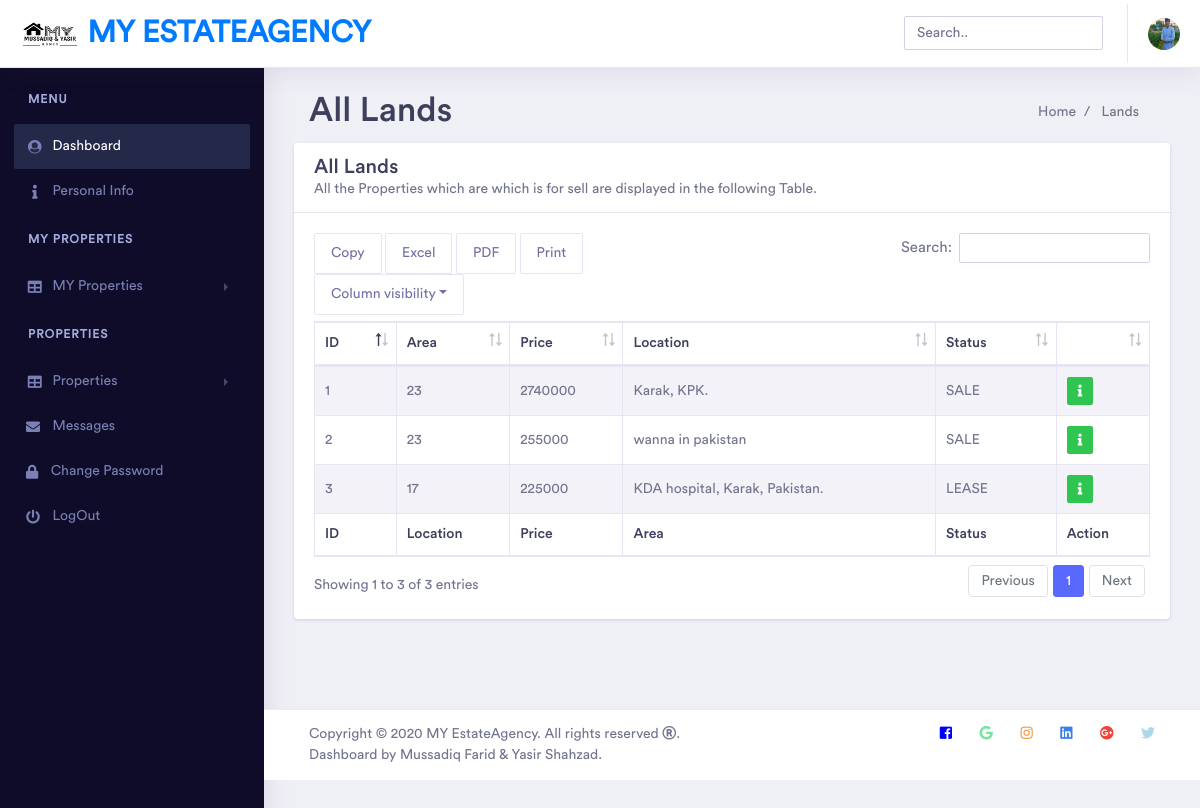
The app's page /user/Lands.php (signed in) with its own data.
### tables this page shows
CREATE TABLE `users` (
  `id` int(11) NOT NULL,
  `Name` varchar(100) NOT NULL,
  `F_name` varchar(100) NOT NULL,
  `Address` varchar(255) NOT NULL,
  `cnic_no` varchar(20) NOT NULL,
  `contact_no` varchar(20) NOT NULL,
  `user_status` varchar(20) NOT NULL DEFAULT '1',
  `email` varchar(255) NOT NULL,
  `password` varchar(100) NOT NULL,
  `image` varchar(255) NOT NULL
);

CREATE TABLE `lands` (
  `id` int(11) NOT NULL,
  `area` varchar(100) NOT NULL,
  `price` varchar(100) NOT NULL,
  `status` varchar(55) NOT NULL,
  `pic` varchar(255) NOT NULL,
  `pic2` varchar(255) NOT NULL,
  `location` varchar(255) NOT NULL,
  `discription` varchar(255) NOT NULL,
  `Date` datetime NOT NULL,
  `u_id` int(11) NOT NULL
);

### user/include/session.php (called while the page is built, shortened)
<?php
	include("include/dbconn.php");
	if(isset($_SESSION['user_id']))
	{
		$user_id = $_SESSION['user_id'];
		$query="SELECT * FROM `users` WHERE `id`='$user_id'";
		$data=mysqli_query($con,$query);
		if($data == true)
		{
			$result=mysqli_fetch_assoc($data);
		}
		else
		{
			echo " Something went wrong!";
		}
	}
	else
	{
		header("location:../signin.php");
	}
?>

### user/Lands.php (the view, shortened to what this page needs)
<?php
	include_once ('include/session.php');
	include_once 'include/head.php';
?>
    <link rel="stylesheet" type="text/css" href="../admin/assets/datatables/css/dataTables.bootstrap4.css">
    <link rel="stylesheet" type="text/css" href="../admin/assets/datatables/css/buttons.bootstrap4.css">
    <link rel="stylesheet" type="text/css" href="../admin/assets/datatables/css/select.bootstrap4.css">
    <link rel="stylesheet" type="text/css" href="../admin/assets/datatables/css/fixedHeader.bootstrap4.css">
</head>
<body>
    <div class="dashboard-main-wrapper">
        <?php
			include_once 'include/header.php';
			include_once 'include/sidebar.php';
		?>
        <div class="dashboard-wrapper">
            <div class="container-fluid dashboard-content">
					<div class="content-header">
					  <div class="container-fluid">
						<div class="row mb-2">
						  <div class="col-sm-6">
							<h1 class="m-0 text-dark">All Lands</h1>
						  </div>
						  <div class="col-sm-6">
							<ol class="breadcrumb float-sm-right">
							  <li class="breadcrumb-item"><a href="user_dashboard.php">Home</a></li>
							  <li class="breadcrumb-item active"> Lands </li>
							</ol>
						  </div>
						</div>
					  </div>
					</div>
				<div class="row">
                    <div class="col-xl-12 col-lg-12 col-md-12 col-sm-12 col-12">
                        <div class="card">
                            <div class="card-header">
                                <h3 class="mb-0"> All Lands</h3>
                                <p> All the Properties which are which is for sell are displayed in the following Table.</p>
                            </div>
                            <div class="card-body">
                                <div class="table-responsive">
                                    <table id="example" class="table table-striped table-bordered second" style="width:100%">
                                        <thead>
                                            <tr>
                                                <th>ID</th>
                                                <th>Area</th>
                                                <th>Price</th>
                                                <th>Location</th>
                                                <th>Status</th>
                                                <th> </th>
                                            </tr>
                                        </thead>
                                        <tbody>
                                            <?php
												$query="SELECT * FROM `lands`";
												$run=mysqli_query($con,$query);
												if(mysqli_num_rows($run)<1)
												{
													echo " <tr> <td colspan='7'> No Record Found  </td> </tr>";
												}
												else
												{
													$count=0;
													while($data = mysqli_fetch_assoc($run))
													{
														$count++;
											?>
														<tr>
															<td> <?php echo $count; ?> </td>
															<td> <?php echo $data['area']; ?> </td>
															<td> <?php echo $data['price']; ?> </td>
															<td> <?php echo $data['location']; ?> </td>
															<td> <?php echo $data['status']; ?> </td>
															<td>
															  <a href="land details.php?l_id=<?php echo $data['id'];?>" class="btn btn-xs btn-success editbtn"><span class="fa fa-info"></span>  </a>
															</td>
														</tr>
											<?php
													}
												}
											?>
                                        </tbody>
                                        <tfoot>
                                            <tr>
                                                <th>ID</th>
                                                <th>Location</th>
                                                <th>Price</th>
                                                <th>Area</th>
                                                <th>Status</th>
                                                <th> Action </th>
                                            </tr>
                                        </tfoot>
                                    </table>
                                </div>
                            </div>
                        </div>
                    </div>
				</div>
			</div>
			<?php
				include_once 'include/footer.php';
			?>
        </div>
    </div>
</body>
</html>

### user/include/header.php (shortened to what this page needs)
 <div class="dashboard-header">
    <nav class="navbar navbar-expand-lg bg-white fixed-top">
        <a class="navbar-brand" href="dashboard.php"> <img src="../images/logo.png" width="60" height="40"> MY EstateAgency</a>
        <div class="collapse navbar-collapse " id="navbarSupportedContent">
            <ul class="navbar-nav ml-auto navbar-right-top">
                <li class="nav-item">
                    <div id="custom-search" class="top-search-bar">
                        <input class="form-control" type="text" placeholder="Search..">
                    </div>
                </li>
                <li class="nav-item dropdown nav-user">
                    <a class="nav-link nav-user-img" href="#" id="navbarDropdownMenuLink2" data-toggle="dropdown" aria-haspopup="true" aria-expanded="false"><img src="../admin/user images/<?php echo $result['image']; ?>" alt="User Image" class="user-avatar-md rounded-circle"></a>
                </li>
            </ul>
        </div>
    </nav>
</div>

### records on screen
users: image (picture)
lands: area "23", price "2740000", location "Karak, KPK.", status "SALE"
lands: area "23", price "255000", location "wanna in pakistan", status "SALE"
lands: area "17", price "225000", location "KDA hospital, Karak, Pakistan.", status "LEASE"
